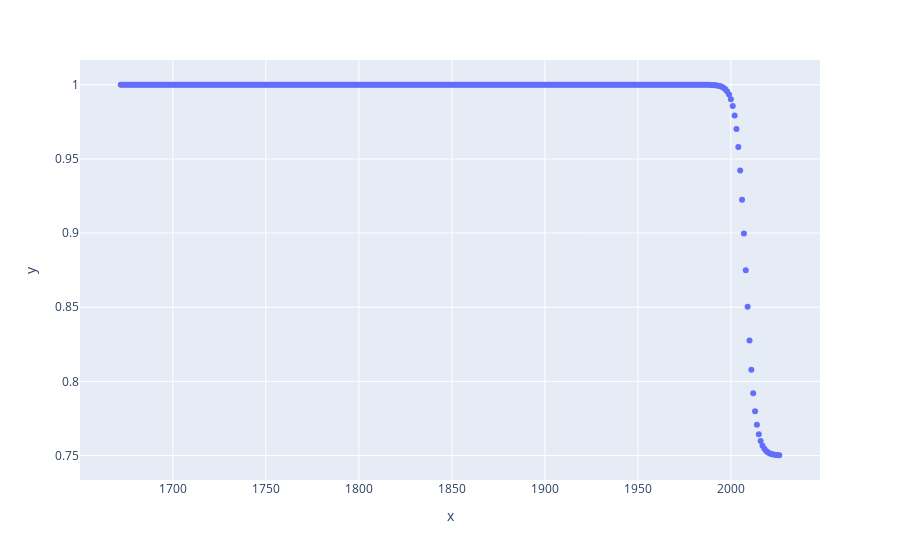

Write notebook code for a chart like this one.
### Code cell
# For model years earlier than 2005-ish, the registration
# data probably better captures what is going on in the population
# because vehicles registered by commercial entities are 
# more likely to be newer.  For the pre-2005 model years,
# most were probably registered by actual individuals
# instead of businesses.

params = {
    "t":reg_4.select("model_year").collect().to_series().to_numpy(),
    "A":1, # 1
    "K":0.75, # 0.75 to 0.90
    "B":0.4, # 0.3 to 1
    "nu":1, # 0.05 to 1
    "Q":1, # 1
    "C":1, # 1
    "M":2008 # 2004-2008
}

y = richards_curve(
    **params
)
px.scatter(
    x=params["t"],
    y=y
)

### Figure 1 — Plotly figure (JSON) as saved in the notebook; plotly's stock layout.template omitted (floating-point values rounded to 4 significant figures; data arrays with more than 128 entries replaced by an {"elided": "..."} marker saying what was removed)
{"data": [{"hovertemplate": "x=%{x}<br>y=%{y}<extra></extra>", "legendgroup": "", "marker": {"color": "#636efa", "symbol": "circle"}, "mode": "markers", "name": "", "orientation": "v", "showlegend": false, "type": "scatter", "x": {"elided": "355 int values"}, "xaxis": "x", "y": {"elided": "355 float values"}, "yaxis": "y"}], "layout": {"legend": {"tracegroupgap": 0}, "margin": {"t": 60}, "xaxis": {"anchor": "y", "domain": [0, 1], "title": {"text": "x"}}, "yaxis": {"anchor": "x", "domain": [0, 1], "title": {"text": "y"}}}}
